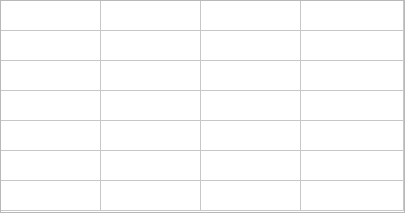
<?xml version="1.0" encoding="UTF-8"?>
<ui version="4.0">
 <class>FlightParamPanel</class>
 <widget class="QWidget" name="FlightParamPanel">
  <property name="geometry">
   <rect>
    <x>0</x>
    <y>0</y>
    <width>405</width>
    <height>213</height>
   </rect>
  </property>
  <property name="sizePolicy">
   <sizepolicy hsizetype="Preferred" vsizetype="Preferred">
    <horstretch>0</horstretch>
    <verstretch>0</verstretch>
   </sizepolicy>
  </property>
  <property name="windowTitle">
   <string>Form</string>
  </property>
  <layout class="QGridLayout" name="gridLayout">
   <property name="leftMargin">
    <number>0</number>
   </property>
   <property name="topMargin">
    <number>0</number>
   </property>
   <property name="rightMargin">
    <number>0</number>
   </property>
   <property name="bottomMargin">
    <number>0</number>
   </property>
   <item row="0" column="0">
    <widget class="QTableWidget" name="tableWidget">
     <property name="sizePolicy">
      <sizepolicy hsizetype="Expanding" vsizetype="Expanding">
       <horstretch>0</horstretch>
       <verstretch>0</verstretch>
      </sizepolicy>
     </property>
     <property name="rowCount">
      <number>7</number>
     </property>
     <property name="columnCount">
      <number>4</number>
     </property>
     <attribute name="horizontalHeaderVisible">
      <bool>false</bool>
     </attribute>
     <attribute name="horizontalHeaderStretchLastSection">
      <bool>true</bool>
     </attribute>
     <attribute name="verticalHeaderVisible">
      <bool>false</bool>
     </attribute>
     <attribute name="verticalHeaderStretchLastSection">
      <bool>false</bool>
     </attribute>
     <row/>
     <row/>
     <row/>
     <row/>
     <row/>
     <row/>
     <row/>
     <column/>
     <column/>
     <column/>
     <column/>
    </widget>
   </item>
  </layout>
 </widget>
 <resources/>
 <connections/>
</ui>
